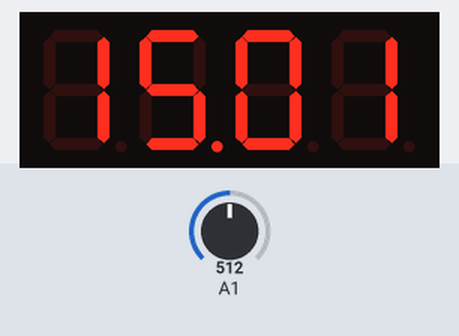
A sketch run on a simulated Arduino Uno, built with avr-gcc and run on an emulated ATmega328P. Shown: 4-digit seven-segment display. The test bench sets the inputs (shaded band); at power-on: A1 = 512.

Above: at 1.2 s.
1.3 s: A1 set to 716
At 1.7 s:
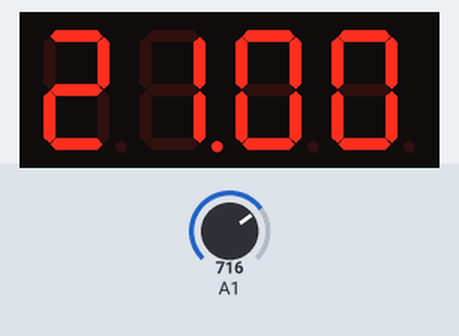
2.8 s: A1 set to 900
At 3.6 s:
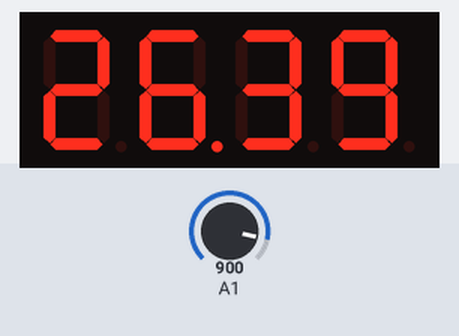
4.4 s: A1 set to 1023
At 5.4 s:
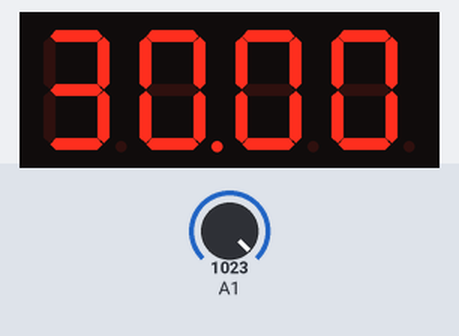
Timing chart, 0 to 7.4 s (numbered marks = the images above; inputs shaded):
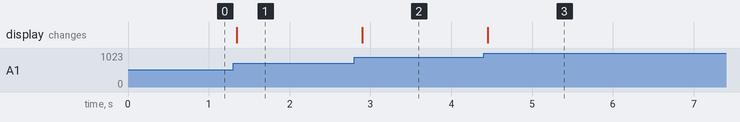

The sketch:

code.ino
```cpp
// C++ code
//
#include "Adafruit_LEDBackpack.h"

Adafruit_7segment led_display1 = Adafruit_7segment();

void setup()
{
  led_display1.begin(112);
  pinMode(A1, INPUT);
}

void loop()
{
  // Convert from 0-1023 range to 0-30V range
  // (.0293255  = 30.0 / 1023)
  led_display1.println((analogRead(A1) * 0.0293255));
  led_display1.writeDisplay();
  delay(100); // Wait for 100 millisecond(s)
}
```

Measured:
- after the input at 1.3 s, the display: changes after 0.05 s (image 1)
- after the input at 2.8 s, the display: changes after 0.10 s (image 2)
- after the input at 4.4 s, the display: changes after 0.05 s (image 3)
